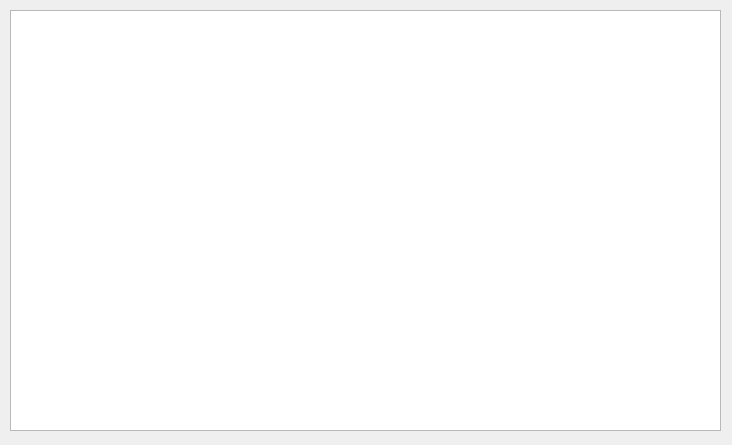
<?xml version="1.0" encoding="UTF-8"?>
<ui version="4.0">
 <class>MainWindow</class>
 <widget class="QMainWindow" name="MainWindow">
  <property name="geometry">
   <rect>
    <x>0</x>
    <y>0</y>
    <width>732</width>
    <height>445</height>
   </rect>
  </property>
  <property name="windowTitle">
   <string>Progressive Install Frostbite Emulator</string>
  </property>
  <widget class="QWidget" name="centralWidget">
   <widget class="QTextEdit" name="txtMainLog">
    <property name="geometry">
     <rect>
      <x>10</x>
      <y>10</y>
      <width>711</width>
      <height>421</height>
     </rect>
    </property>
   </widget>
  </widget>
 </widget>
 <layoutdefault spacing="6" margin="11"/>
 <resources/>
 <connections/>
</ui>
